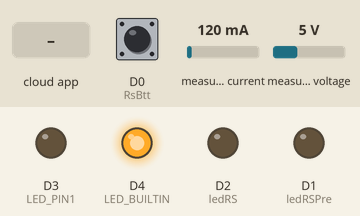
Bench run of a sketch on a simulated ESP8266 (NodeMCU). On the bench: output pins drawn as LEDs (lit = HIGH, except the on-board LED, lit = LOW). The test bench sets the inputs (shaded band); at power-on: D0 (RsBtt) HIGH, measured current 120 mA, measured voltage 5 V. WiFi joins after 1.5 s; servers stay silent unless stated; the Firebase database answers and starts empty; what the sketch prints to the serial monitor is not drawn.

Above: at 16.4 s.
16.5 s: the phone or cloud app sets Change to 1
At 18.2 s:
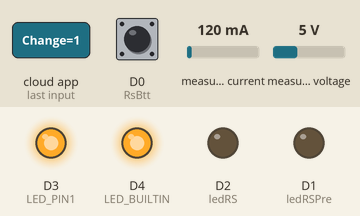
18.8 s: the phone or cloud app sets Change to 0
At 19.8 s:
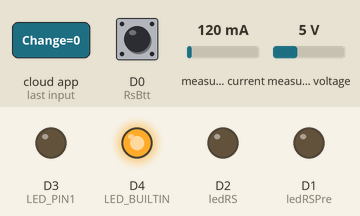
Timing chart, 0 to 21.8 s (numbered marks = the images above; inputs shaded):
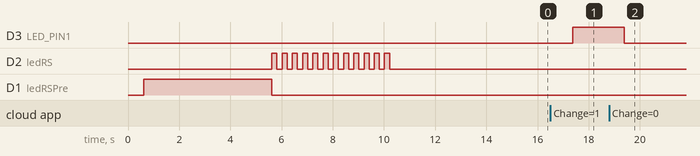

The sketch:

espUART_TEST_20231226_resetPower.ino
```cpp
// COM10 in lap COM5 in PC
/////update reset 26/12/2023
#include "main.h"
#include "get_power.h"
#include "reset_button.h"
void nhayLedReset();
void nhayLedReset() {
  int count = 0;
  while (count <= 5) {
    digitalWrite(ledRS, 1);
    delay(200);
    digitalWrite(ledRS, LOW);
    delay(200);
    count++;
  }
  if (pzem.resetEnergy()) {
    count = 0;
    while (count <= 5) {
      digitalWrite(ledRS, 1);
      delay(200);
      digitalWrite(ledRS, LOW);
      delay(200);
      count++;
    }
  } else {
    count = 0;
    while (count <= 2) {
      digitalWrite(ledRS, 1);
      delay(1000);
      digitalWrite(ledRS, LOW);
      delay(800);
      count++;
    }
    Serial.println("Can not reset power");
    delay(300);
  }
}
void setup() {
  // put your setup code here, to run once:
  Serial.begin(115200);

  pinMode(LED_PIN1, OUTPUT);  // Initialize the LED_BUILTIN pin as an output
  pinMode(RsBtt, INPUT_PULLUP);
  pinMode(LED_BUILTIN, OUTPUT);
  pinMode(ledRS, OUTPUT);
  pinMode(ledRSPre, OUTPUT);

  delay(300);
  Serial.println("ESP:Welcome!!!");
  Serial.println("ESP:Receiver data");
  Serial.println();
  Serial.print("First time Btt Reset:");
  Serial.println(digitalRead(RsBtt));
  Serial.println();
  delay(300);

  // get btt reset status >> meet requirment : return 1 ; not meet requirment : return 0
  int buttonFlag = readRsBtt(5000, 1);

  Serial.print("ButtonFlag:");
  Serial.println(buttonFlag);

  if (buttonFlag == 1) {
    digitalWrite(ledRSPre, 0);
    nhayLedReset();
  } else {
    Serial.println("ESP: Break !!!!!!");
  }

  WiFi.begin(WIFI_SSID, WIFI_PASSWORD);
  Serial.println(WIFI_SSID);

  while (WiFi.status() != WL_CONNECTED) {
    Serial.print("Connecting to Wi-Fi: ");
    for (int j = 0; j <= 15; j++) {
      Serial.print(".");
      delay(300);
    }
    Serial.println("");
  }
  Serial.println();
  Serial.print("Connected with IP: ");
  Serial.println(WiFi.localIP());

  // /* Assign the api key (required) */
  config.api_key = API_KEY;

  /* Assign the RTDB URL (required) */
  config.database_url = DATABASE_URL;

  /* Sign up */
  if (Firebase.signUp(&config, &auth, "", "")) {
    Serial.println("Conected to fibase Successfull");
    signupOK = true;

  } else {
    Serial.printf("%s\n", config.signer.signupError.message.c_str());
  }
  /* Assign the callback function for the long running token generation task */
  config.token_status_callback = tokenStatusCallback;  //see addons/TokenHelper.h
  Firebase.begin(&config, &auth);
  Firebase.reconnectWiFi(true);
}

void loop() {
  if (Firebase.ready() && signupOK && (millis() - getButtonData > 1000 || getButtonData == 0)) {
    getButtonData = millis();

    if (Firebase.RTDB.getInt(&fbdo, "/METTER/Change")) {
      if (fbdo.dataType() == "int") {
        ledss = fbdo.intData();
        //chang led status
        digitalWrite(LED_PIN1, ledss);
      } else {
        Serial.println("FAILED");
        Serial.println("REASON: " + fbdo.errorReason());
      }
    }

    // if (Firebase.ready() && signupOK && (millis() - sendDataPrevMillis > 3000 || sendDataPrevMillis == 0)) {
    if (millis() - sendDataPrevMillis > 3000) {
      sendDataPrevMillis = millis();
      //lấy giá trị sau khi đọc xong

      volt = getVol();
      ampe = getAmp();
      PF = getPF();
      wat = getWat();
      Frequency = getFre();
      Energy = getEnergy();

      showData(volt, ampe, PF, wat, Frequency, Energy);

      json.set("Vol", volt / 1.0);
      json.set("ampe", ampe);
      json.set("PF", PF);
      json.set("wat", wat);
      json.set("Frequency", Frequency);
      json.set("Energy", Energy);
      Path = "METTER/" + id + "/Data";

      if (Firebase.RTDB.setJSON(&fbdo, Path, &json)) {
        Serial.println("PASSED");
        Serial.println("PATH: " + fbdo.dataPath());
        Serial.println("TYPE: " + fbdo.dataType());
      } else {
        Serial.println("FAILED");
        Serial.println("REASON: " + fbdo.errorReason());
      }
    }
  }
}
```

get_power.h
```cpp
#include <PZEM004Tv30.h>
PZEM004Tv30 pzem(D5, D6);

//get vol
float getVol() {
  float voltage = pzem.voltage();
  if (isnan(voltage)) {
    return -100;
  } else {
    return voltage;
  }
}


//GET AMP
float getAmp() {
  float current = pzem.current();
  if (isnan(current)) {
    return -100;
  } else {
    return current;
  }
}

//get cosPi
float getPF() {
  float PF = pzem.pf();
  if (isnan(PF)) {
    return -100;
  } else {
    return PF;
  }
}

//get Wat
float getWat() {
  float power = pzem.power();
  if (isnan(power)) {
    return -100;
  } else {
    return power;
  }
}

//get Frequency
float getFre() {
  float fre = pzem.frequency();
  if (isnan(fre)) {
    return -100;
  } else {
    return fre;
  }
}


//get vol
float getEnergy() {
  float energy = pzem.energy();
  if (isnan(energy)) {
    return -100;
  } else {
    return energy;
  }
}
void showData(float volt,float ampe ,float PF,float wat,float Frequency,float Energy ){
      Serial.print("volt: ");
      Serial.print(volt);
      Serial.println(" V");

      Serial.print("ampe: ");
      Serial.print(ampe);
      Serial.println(" A");

      Serial.print("Wat: ");
      Serial.print(wat);
      Serial.println("W");

      Serial.print("PF: ");
      Serial.println(PF);

      Serial.print("Fre: ");
      Serial.print(Frequency);
      Serial.println("Hz");

      Serial.print("Ene: ");
      Serial.print(Energy);
      Serial.println("kwh");
      Serial.println();
}
```

main.h
```cpp
///Do not edit
#include <Arduino.h>
#if defined(ESP32)
#include <WiFi.h>
#elif defined(ESP8266)
#include <ESP8266WiFi.h>
#endif

#include <Firebase_ESP_Client.h>

//Provide the token generation process info.
#include "addons/TokenHelper.h"
//Provide the RTDB payload printing info and other helper functions.
#include "addons/RTDBHelper.h"

// Insert your network credentials
#define WIFI_SSID "iphoneminh"
#define WIFI_PASSWORD "12345678"

// Insert Firebase project API Key
#define API_KEY "AIzaSyDO7QsBc5frdD6xl96FbLiLecF1lrucbY4"
// Insert RTDB URLefine the RTDB URL */
#define DATABASE_URL "https://demometter-default-rtdb.asia-southeast1.firebasedatabase.app/"

//define pin using
#define RsBtt D0
#define ledRSPre D1
#define ledRS D2
#define LED_PIN1 D3


// declare variable
float volt, ampe, PF, wat, Frequency, Energy;
int firstStatus, ledss;
unsigned long sendDataPrevMillis = 0,getButtonData = 0;
float startTime, dur, starTimeReadBtt;
bool signupOK = false;
int buttonFlag;
String id = "minhndhe163891";
String Path;


//Define Firebase Data object
FirebaseData fbdo;
FirebaseAuth auth;
FirebaseConfig config;
FirebaseJson json;
```

reset_button.h
```cpp
int readRsBtt(float press_button_duration, int button_status_will_get) {
  if (digitalRead(RsBtt) == button_status_will_get) {
    delay(20);  //chong doi phim
    //kiểm tra trạng thái của btt ?= trạng thái muốn bắt ko
    if (digitalRead(RsBtt) == button_status_will_get) {
      // nếu trạng thái btt == trạng thái muốn bắt ko >>> đang bấm nút
      // đèn báo bấm nút sáng
      digitalWrite(ledRSPre, 1);
      //delay == press_button_duration (thời gian yêu cầu giữ nút)
      delay(press_button_duration);
      // giữ nút đủ thời gian (==press_button_duration) >>  return  1(thoả mãn điều kiện của nút bấm)
      if (digitalRead(RsBtt) == button_status_will_get) {
        Serial.print("Btt Reset:");
        Serial.println(digitalRead(RsBtt));
        return 1;
        Serial.println("Enough time on rsBTT!!!");
      } else {
        // bấm thời gian < (press_button_duration) >> return  0(ko thoả mãn điều kiện của nút bấm)
        digitalWrite(ledRSPre, 0);
        return 0;
      }
    }
  }
  return 0;
}

void demoReset() {
  digitalWrite(LED_BUILTIN, 1);
  delay(200);
  digitalWrite(ledRS, LOW);
  Serial.println("ESP:Break after reset power");
}
```

Measured:
- after the input at 16.5 s, D3 (LED_PIN1): LOW → HIGH after 0.88 s
- after the input at 18.8 s, D3 (LED_PIN1): HIGH → LOW after 0.58 s
